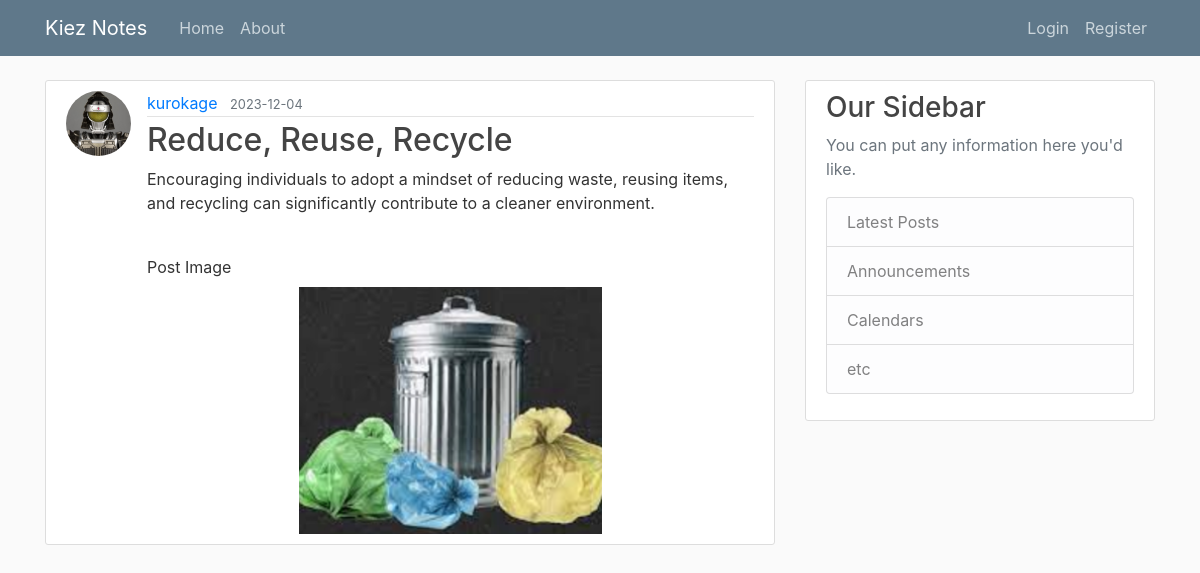
/post/1, run on the app's committed database.
### flask_blog2/models.py (models this page shows, shortened)
class User(db.Model, UserMixin):
    id = db.Column(db.Integer, primary_key=True)
    username = db.Column(db.String(20), unique=True, nullable=False)
    email = db.Column(db.String(120), unique=True, nullable=False)
    image_file = db.Column(db.String(20), nullable=False, default='default.jpg')
    password = db.Column(db.String(60), nullable=False)
    posts = db.relationship('Post', backref='author', lazy=True)

class Post(db.Model):
    id = db.Column(db.Integer, primary_key=True)
    title = db.Column(db.String(100), nullable=False)
    date_posted = db.Column(db.DateTime, nullable=False, default=datetime.utcnow)
    content = db.Column(db.Text, nullable=False)
    user_id = db.Column(db.Integer, db.ForeignKey('user.id'), nullable=False)
    created_at = db.Column(db.DateTime, nullable=False, default=datetime.utcnow)
    updated_at = db.Column(db.DateTime, nullable=False, default=datetime.utcnow, onupdate=datetime.utcnow)
    blogpicture = db.Column(db.String(255), nullable=True, default='default2.jpg')

### flask_blog2/posts/routes.py (the view)
@posts.route("/post/<int:post_id>")
def post(post_id):
    post = Post.query.get_or_404(post_id)
    return render_template('post.html', title=post.title, post=post)

### flask_blog2/templates/post.html (shortened to what this page needs)
{% extends "layout.html" %}
{% block content %}
  <article class="media content-section">
     <img class="rounded-circle article-img" src="{{ url_for('static', filename='profile_pics/' +post.author.image_file) }}">
     <div class="media-body">
       <div class="article-metadata">
         <a class="mr-2" href="{{ url_for('users.user_posts', username=post.author.username) }}">{{ post.author.username}}</a>
         <small class="text-muted">{{ post.date_posted.strftime('%Y-%m-%d') }}</small>
       </div>
       <h2 class="article-title">{{ post.title }}</h2>
       <p class="article-content">{{ post.content }}</p>
            <br>
            <label>Post Image</label>
             <img class="mx-auto d-block" style="width:50%" src="{{ url_for('static', filename='blog_pics/' + post.blogpicture) }}">
     </div>
  </article>
{% endblock content %}

### flask_blog2/static/main.css (style rules this page uses)
body { background: #fafafa; color: #333333; margin-top: 5rem; }
h1, h2, h3, h4, h5, h6 { color: #444444; }
.content-section { background: #ffffff; padding: 10px 20px; border: 1px solid #dddddd; border-radius: 3px; margin-bottom: 20px; }
.article-title { color: #444444; }
.article-content { white-space: pre-line; }
.article-img { height: 65px; width: 65px; margin-right: 16px; }
.article-metadata { padding-bottom: 1px; margin-bottom: 4px; border-bottom: 1px solid #e3e3e3 }

### data on the page
User: image_file (picture), author.username "kurokage"
Post: date_posted "2023-12-04", title "Reduce, Reuse, Recycle", content "Encouraging individuals to adopt a mindset of reducing waste, reusing items, and recycling can significantly contribute to a cleaner environment.", blogpicture (picture)
